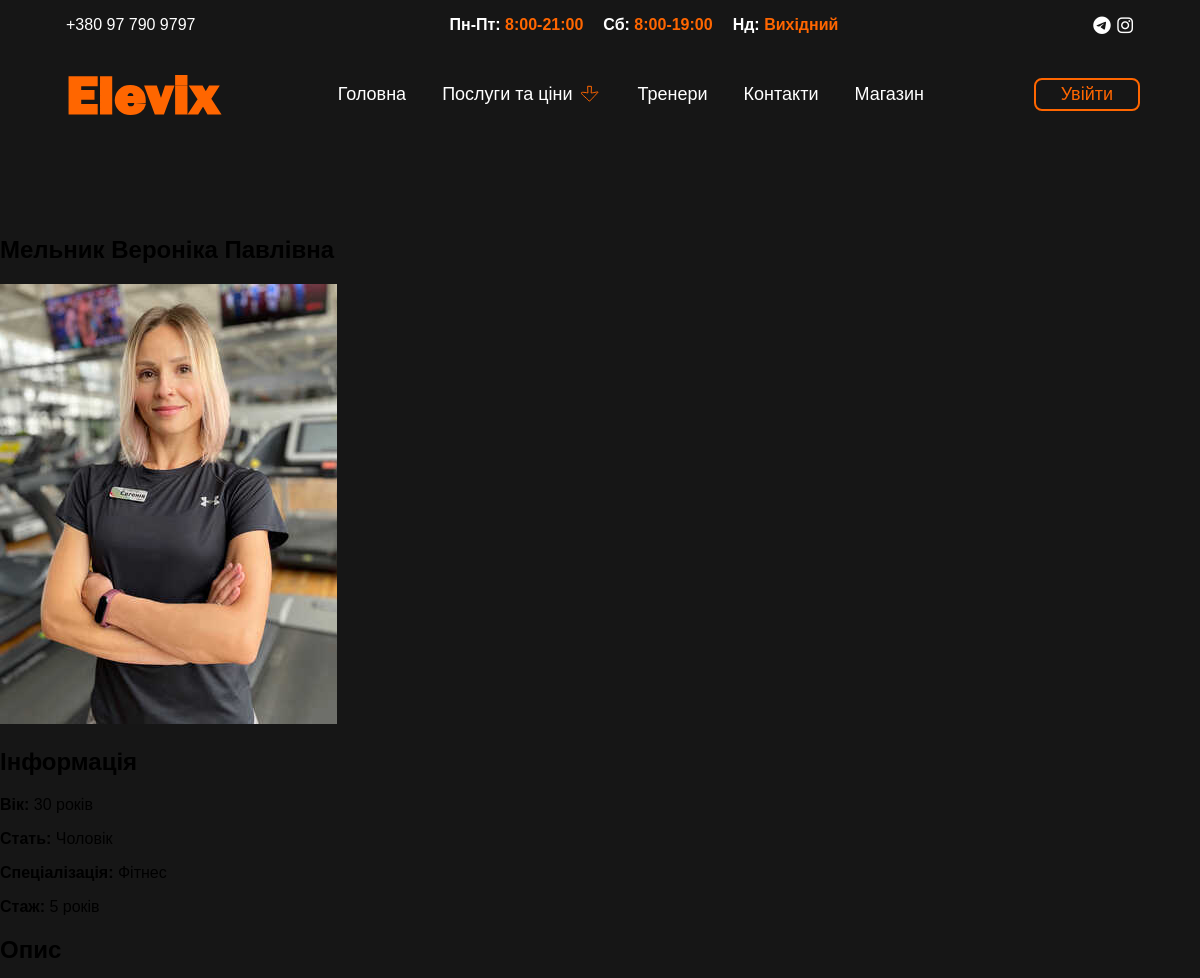
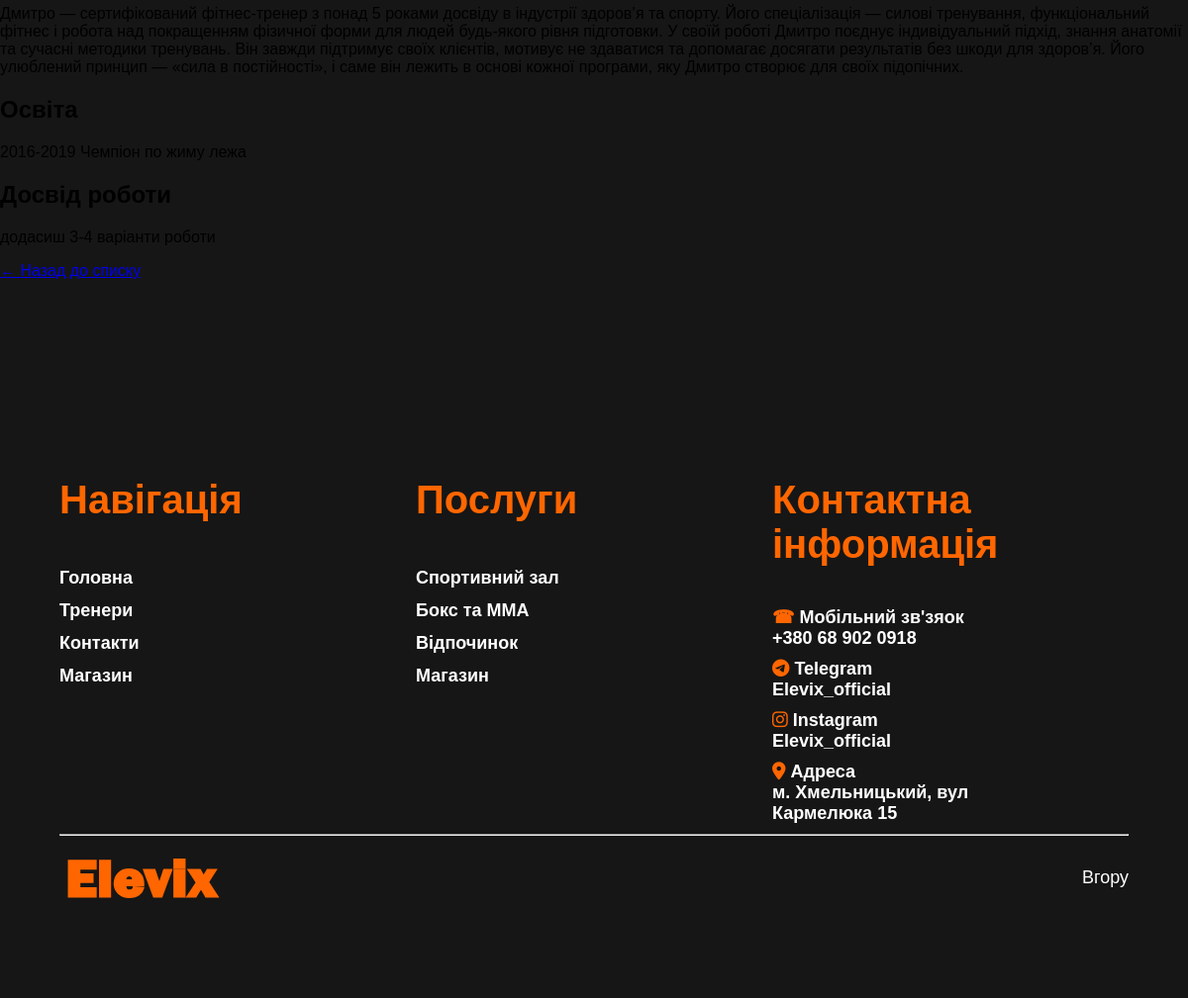
Screenshot of /elevix/trainers/4/ with the database file from the repository (2 pictures, top to bottom).
### elevix/models.py (models this page shows, shortened)
class Trainer(models.Model):
    GENDER_CHOICES = [
        ('M', 'Чоловік'),
        ('F', 'Жінка'),
    ]
    SPECIALIZATION_CHOICES = [
        ('mma', 'ММА'),
        ('boxing', 'Бокс'),
        ('massage', 'Масаж'),
        ('fitness', 'Фітнес'),
        ('yoga', 'Йога'),
        ('crossfit', 'Кросфіт'),
    ]
    user = models.OneToOneField(
        GymUser,
        on_delete=models.CASCADE,
        related_name='trainer_profile',
        verbose_name="Користувач",
        blank=True,
        null=True
    )
    first_name = models.CharField("Ім'я", max_length=100)
    last_name = models.CharField("Прізвище", max_length=100)
    middle_name = models.CharField("По-батькові", max_length=100, blank=True)
    age = models.PositiveIntegerField("Вік")
    gender = models.CharField("Стать", max_length=1, choices=GENDER_CHOICES)
    experience = models.PositiveIntegerField("Стаж (років)")
    specialization = models.CharField(
        "Спеціалізація",
        max_length=50,
        choices=SPECIALIZATION_CHOICES,
        default='fitness'
    )
    photo = models.ImageField("Фото", upload_to='trainers/', blank=True, null=True)
    description = models.TextField("Опис", blank=True)
    graduate = models.TextField("Освіта", blank=True)
    work_experience = models.TextField("Досвід роботи", blank=True)
    created_at = models.DateTimeField("Дата створення", auto_now_add=True)
    updated_at = models.DateTimeField("Дата оновлення", auto_now=True)
    class Meta:
        db_table = 'trainers'
        verbose_name = 'Тренер'
        verbose_name_plural = 'Тренери'
        ordering = ['-created_at']
    def get_full_name(self):
        parts = [self.last_name, self.first_name, self.middle_name]
        return " ".join(filter(None, parts))

### elevix/views.py (the view)
# urls.py: path('trainers/<int:pk>/', views.trainer_detail, name='trainer_detail'),
def trainer_detail(request, pk):
    trainer = get_object_or_404(Trainer, pk=pk)
    services = trainer.services.filter(is_active=True)
    schedules = trainer.schedules.filter(is_active=True).order_by('day_of_week', 'start_time')
    context = {
        'trainer': trainer,
        'services': services,
        'schedules': schedules,
    }
    return render(request, 'elevix/trainer_detail.html', context)

### elevix/templates/elevix/trainer_detail.html (shortened to what this page needs)
{% extends "base.html" %}
{% load static %}
{% block content %}
<section>
    <div>
        <h1>{{ trainer.get_full_name }}</h1>
        {% if trainer.photo %}
            <img src="{{ trainer.photo.url }}"
                 alt="{{ trainer.get_full_name }}"
                 >
        {% else %}
            <div>
                {{ trainer.first_name.0 }}{{ trainer.last_name.0 }}
            </div>
        {% endif %}
        <div>
            <h2>Інформація</h2>
            <p><strong>Вік:</strong> {{ trainer.age }} років</p>
            <p><strong>Стать:</strong> {{ trainer.get_gender_display }}</p>
            <p><strong>Спеціалізація:</strong> {{ trainer.get_specialization_display }}</p>
            <p><strong>Стаж:</strong> {{ trainer.experience }} років</p>
        </div>
        {% if trainer.description %}
        <div>
            <h2>Опис</h2>
            <p>{{ trainer.description }}</p>
        </div>
        {% endif %}
        {% if trainer.graduate %}
        <div>
            <h2>Освіта</h2>
            <p>{{ trainer.graduate }}</p>
        </div>
        {% endif %}
        {% if trainer.work_experience %}
        <div>
            <h2>Досвід роботи</h2>
            <p>{{ trainer.work_experience }}</p>
        </div>
        {% endif %}
        <a href="{% url 'elevix:trainers_list' %}">← Назад до списку</a>
    </div>
</section>
{% endblock %}

### elevix/static/elevix/css/style.css (style rules this page uses)
:root { --orange-color:#FF6600; --white-color: white; --gray-line-color:rgb(59, 56, 56); --background-black: rgb(22, 22, 22); --small-size: clamp(8px, 4vw, 16px); --txt-menu-item-size: clamp(8px, 6vw, 18px); --txt-item-service-size: clamp(8px, 6vw, 25px); --txt-big-size: clamp(44px, 4vw, 70px); --txt-middle-size: clamp(20px, 5vw, 40px); --txt-middle-middle-size: clamp(18px, 6vw, 30px); --txt-size-card-trener: clamp(22px, 4vw, 44px); }
* { box-sizing: border-box; font-family: Arial, Helvetica, sans-serif; }
html, body { width: 100%; height: 100%; padding: 0; margin: 0; top: 0; left: 0; }
section { width: 100%; display: flex; flex-direction: column; align-items: center; padding: 80px 0px; height: auto; background: var(--background-black); }

### rows the page displays
Trainer: get_full_name "Мельник Вероніка Павлівна", photo (picture), age "30", gender "Чоловік", specialization "Фітнес", experience "5", description "Дмитро — сертифікований фітнес-тренер з понад 5 роками досвіду в індустрії здоров’я та спорту. Його спеціалізація — силові тренування, функціональний фітнес і робота над покращенням фізичної форми для людей будь-якого рівня підготовки. У своїй роботі Дмитро поєднує індивідуальний підхід, знання анатомії та сучасні методики тренувань. Він завжди підтримує своїх клієнтів, мотивує не здаватися та допомагає досягати результатів без шкоди для здоров’я. Його улюблений принцип — «сила в постійності», і саме він лежить в основі кожної програми, яку Дмитро створює для своїх підопічних.", graduate "2016-2019 Чемпіон по жиму лежа", work_experience "додасиш 3-4 варіанти роботи"
